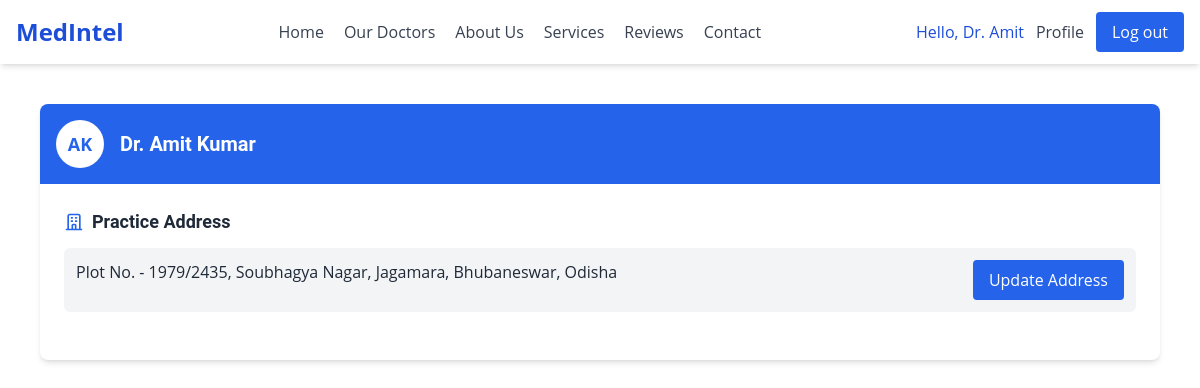
Screenshot of /doctor_page/ (signed in) with the database file from the repository.
### main_app/models.py (models this page shows, shortened)
class Doctor(models.Model):
    STATUS_CHOICES = [
        ('Pending', 'Pending'),
        ('Approved', 'Approved'),
        ('Blocked', 'Blocked')
    ]
    GENDER_CHOICES = [
        ('Male', 'Male'),
        ('Female', 'Female'),
        ('Other', 'Other'),
    ]
    user = models.OneToOneField(User, on_delete=models.CASCADE, related_name='doctor')
    prac_address = models.ForeignKey(Address, on_delete=models.DO_NOTHING, null=True, blank=True)
    mobile_no = models.CharField(max_length = 20)
    gender = models.CharField(max_length = 10, choices=GENDER_CHOICES)
    medical_license_no = models.CharField(max_length = 20, unique=True)
    registration_no = models.CharField(max_length = 20, default='000000', unique=True)
    year_of_registration = models.IntegerField(default=2025)
    qualification = models.CharField(max_length = 100)
    qualification_doc = models.ForeignKey(Document, on_delete=models.DO_NOTHING, null=True, blank=True, related_name='qualification_docs')
    state_medical_council = models.CharField(max_length = 100)
    specialization = models.CharField(max_length = 100)
    aadhar_no = models.CharField(max_length=30, default='000000', unique=True)
    aadhar_doc = models.ForeignKey(Document, on_delete=models.DO_NOTHING, null=True, blank=True, related_name='aadhar_doc')
    status = models.CharField(max_length=10, choices=STATUS_CHOICES, default='Pending')
    class Meta:
        verbose_name = 'Doctor'
        verbose_name_plural = 'Doctors'

class Address(models.Model):
    address_line_one = models.CharField(max_length=255)
    locality = models.CharField(max_length=255)
    city = models.CharField(max_length=255)
    state = models.CharField(max_length=255)
    country = models.CharField(max_length=255)
    def __str__(self):
        return self.address_line_one + ', ' + self.locality + ', ' + self.city + ', ' + self.state

### main_app/views.py (the view)
# urls.py: path('doctor_page/', views.doctor_ui, name='doctor_ui'),
def doctor_ui(request):
    user_id = request.session.get('user_id', None)
    if user_id is None:
        messages.error(request, 'You are not logged in as a doctor.')
        return redirect('signin_doctor')
    user = User.objects.get(id=user_id)
    doctor = user.doctor
    return render(request, 'doctor/index.html', {'doctor': doctor})

### templates/doctor/index.html (shortened to what this page needs)
{% extends "basic.html" %}
{% load static %}
{% block extrahead %}
<script src="https://cdn.tailwindcss.com"></script>
<link rel="stylesheet" href="https://cdnjs.cloudflare.com/ajax/libs/font-awesome/6.5.1/css/all.min.css">
{% endblock extrahead %}
{% block content %}
<div class="antialiased text-gray-800 min-h-screen flex flex-col">
    <main id="main-content" class="flex-1 relative h-full">
        <div id="RolloutPageContent">
            <div class="root mx-auto my-auto px-10 py-10">
                <div class="credential-card bg-white rounded-lg shadow-md overflow-hidden mb-6">
                    <div class="bg-blue-600 p-4 flex items-center justify-between">
                        <div class="flex items-center">
                            <div class="w-12 h-12 bg-white rounded-full flex items-center justify-center mr-4">
                                <span class="text-blue-600 font-bold text-lg">{{ doctor.user.first_name|slice:":1" }}{{ doctor.user.last_name|slice:":1" }}</span>
                            </div>
                            <div class="text-white">
                            <h3 class="text-xl font-semibold">Dr. {{doctor.user.first_name}} {{doctor.user.last_name}}</h3>
                            </div>
                        </div>
                    </div>
                    <div class="p-6">
                        <div class="credential-section mb-6">
                            <h4 class="text-lg font-semibold text-gray-800 mb-3 flex items-center">
                                Practice Address
                            </h4>
                            <div class="space-y-3">
                                <div class="p-3 bg-gray-100 rounded-md">
                                    <div class="flex justify-between items-start">
                                        <div>
                                            <p class="font-medium text-gray-800">
                                                {% if doctor.prac_address %}
                                                    {{doctor.prac_address}}
                                                {% else %}
                                                    None
                                                {% endif %}
                                            </p>
                                        </div>
                                        <div class="text-right">
                                            <button id="openAddressModal" class="bg-blue-600 text-white px-4 py-2 rounded">Update Address</button>
                                        </div>
                                    </div>
                                </div>
                            </div>
                        </div>
                    </div>
                </div>
            </div>
        </div>
    </main>
</div>
{% endblock content %}

### templates/basic.html (shortened to what this page needs)
{% load static %}
<html lang="en">
<head>
      <script src="https://cdn.tailwindcss.com"></script>
      <link rel="stylesheet" href="https://cdnjs.cloudflare.com/ajax/libs/font-awesome/6.5.1/css/all.min.css"
 />
    {% block extrahead %}{% endblock extrahead %}
</head>
<body>
    <header id="header" class="bg-white dark:bg-neutral-900 shadow-md sticky top-0 z-50">
        <nav class="mx-auto px-4 py-3">
            <div class="flex justify-between items-center">
                <div class="flex items-center">
                    <a href="#hero" class="text-2xl font-bold text-blue-700 dark:text-blue-400">
                        MedIntel
                    </a>
                </div>
                <div class="hidden md:flex space-x-5">
                    <a href="{% url 'home' %}#hero" class="text-gray-700 hover:text-blue-600 dark:text-gray-300 dark:hover:text-blue-400 transition duration-300">Home</a>
                    <a href="{% url 'our_docts' %}" class="text-gray-700 hover:text-blue-600 dark:text-gray-300 dark:hover:text-blue-400 transition duration-300">Our Doctors</a>
                    <a href="{% url 'home' %}#about" class="text-gray-700 hover:text-blue-600 dark:text-gray-300 dark:hover:text-blue-400 transition duration-300">About Us</a>
                    <a href="{% url 'home' %}#services" class="text-gray-700 hover:text-blue-600 dark:text-gray-300 dark:hover:text-blue-400 transition duration-300">Services</a>
                    <a href="{% url 'home' %}#user-reviews" class="text-gray-700 hover:text-blue-600 dark:text-gray-300 dark:hover:text-blue-400 transition duration-300">Reviews</a>
                    <a href="{% url 'home' %}#contact" class="text-gray-700 hover:text-blue-600 dark:text-gray-300 dark:hover:text-blue-400 transition duration-300">Contact</a>
                </div>
                <div class="hidden md:flex items-center space-x-3">
                    {% if user.is_authenticated %}
                        {% if user.doctor %}
                            <span class="text-blue-700 dark:text-blue-400 font-medium">Hello, Dr. {{ user.username }}</span>
                            <a href="{% url "doctor_ui" %}" class="text-gray-700 hover:text-blue-600 dark:text-gray-300 dark:hover:text-blue-400 transition duration-300">Profile</a>
                        {% endif %}
                        <button onclick="openModal()" class="bg-blue-600 text-white px-4 py-2 rounded">Log out</button>
                    {% endif %}
                </div>
            </div>
        </nav>
    </header>
    <div class="container-fluid pgcontent">
        {% block content %}{% endblock content %}
    </div>
</body>
</html>

### templates/basic.html (style rules this page uses)
h1, h2, h3, h4, h5, h6 { font-family: Roboto, sans-serif, Inter, system-ui, sans-serif; }
body { font-family: Open Sans, sans-serif, Inter, system-ui, sans-serif; scroll-behavior: smooth; }
html { scroll-behavior: smooth; }

### rows the page displays
Doctor: user.first_name "A", user.last_name "K", user.first_name "Amit", user.last_name "Kumar", prac_address "Plot No. - 1979/2435, Soubhagya Nagar, Jagamara, Bhubaneswar, Odisha"

### other values shown
{{ user.username }} "Amit"
